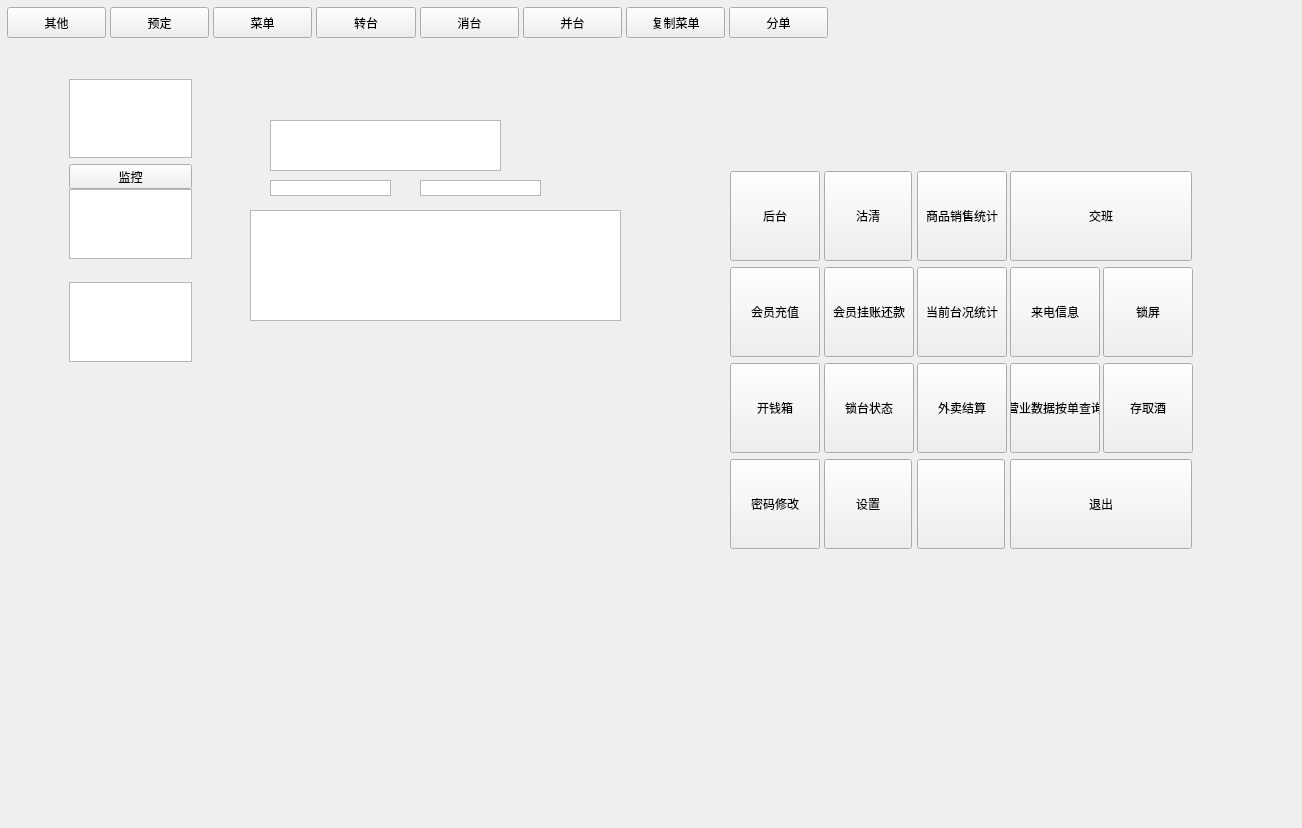
<?xml version="1.0" encoding="UTF-8"?>
<ui version="4.0">
 <class>w_scr_dish_restaurant_dialog</class>
 <widget class="QDialog" name="w_scr_dish_restaurant_dialog">
  <property name="geometry">
   <rect>
    <x>0</x>
    <y>0</y>
    <width>1302</width>
    <height>828</height>
   </rect>
  </property>
  <property name="windowTitle">
   <string>Dialog</string>
  </property>
  <property name="styleSheet">
   <string notr="true"/>
  </property>
  <widget class="lds_roundeddialog_title_frame" name="frame_top">
   <property name="geometry">
    <rect>
     <x>0</x>
     <y>0</y>
     <width>835</width>
     <height>45</height>
    </rect>
   </property>
   <layout class="QHBoxLayout" name="horizontalLayout" stretch="1,1,1,1,1,1,1,1">
    <property name="spacing">
     <number>4</number>
    </property>
    <property name="leftMargin">
     <number>7</number>
    </property>
    <property name="topMargin">
     <number>7</number>
    </property>
    <property name="rightMargin">
     <number>7</number>
    </property>
    <property name="bottomMargin">
     <number>7</number>
    </property>
    <item>
     <widget class="lds_pushbutton_oblique" name="pushButton_set">
      <property name="sizePolicy">
       <sizepolicy hsizetype="Minimum" vsizetype="Expanding">
        <horstretch>0</horstretch>
        <verstretch>0</verstretch>
       </sizepolicy>
      </property>
      <property name="focusPolicy">
       <enum>Qt::NoFocus</enum>
      </property>
      <property name="text">
       <string>其他</string>
      </property>
      <property name="icon">
       <iconset resource="../res.qrc">
        <normaloff>:/image/btn_icon/15.png</normaloff>:/image/btn_icon/15.png</iconset>
      </property>
      <property name="iconSize">
       <size>
        <width>21</width>
        <height>21</height>
       </size>
      </property>
      <property name="outer_stylesheet" stdset="0">
       <string>pushbutton_bottom</string>
      </property>
     </widget>
    </item>
    <item>
     <widget class="QPushButton" name="pushButton_order">
      <property name="sizePolicy">
       <sizepolicy hsizetype="Minimum" vsizetype="Expanding">
        <horstretch>0</horstretch>
        <verstretch>0</verstretch>
       </sizepolicy>
      </property>
      <property name="focusPolicy">
       <enum>Qt::NoFocus</enum>
      </property>
      <property name="text">
       <string>预定</string>
      </property>
      <property name="icon">
       <iconset resource="../res.qrc">
        <normaloff>:/image/59.png</normaloff>:/image/59.png</iconset>
      </property>
      <property name="iconSize">
       <size>
        <width>21</width>
        <height>21</height>
       </size>
      </property>
      <property name="outer_stylesheet" stdset="0">
       <string>pushbutton_bottom</string>
      </property>
     </widget>
    </item>
    <item>
     <widget class="QPushButton" name="pushButton_menu">
      <property name="sizePolicy">
       <sizepolicy hsizetype="Minimum" vsizetype="Expanding">
        <horstretch>0</horstretch>
        <verstretch>0</verstretch>
       </sizepolicy>
      </property>
      <property name="focusPolicy">
       <enum>Qt::NoFocus</enum>
      </property>
      <property name="text">
       <string>菜单</string>
      </property>
      <property name="icon">
       <iconset resource="../res.qrc">
        <normaloff>:/image/btn_icon/2.png</normaloff>:/image/btn_icon/2.png</iconset>
      </property>
      <property name="iconSize">
       <size>
        <width>21</width>
        <height>21</height>
       </size>
      </property>
      <property name="outer_stylesheet" stdset="0">
       <string>pushbutton_bottom</string>
      </property>
     </widget>
    </item>
    <item>
     <widget class="public_pushbuton_likerb_pur_unexclusive" name="pushButton_shift">
      <property name="sizePolicy">
       <sizepolicy hsizetype="Minimum" vsizetype="Expanding">
        <horstretch>0</horstretch>
        <verstretch>0</verstretch>
       </sizepolicy>
      </property>
      <property name="focusPolicy">
       <enum>Qt::NoFocus</enum>
      </property>
      <property name="text">
       <string>转台</string>
      </property>
      <property name="icon">
       <iconset resource="../res.qrc">
        <normaloff>:/image/btn_icon/18.png</normaloff>:/image/btn_icon/18.png</iconset>
      </property>
      <property name="iconSize">
       <size>
        <width>21</width>
        <height>21</height>
       </size>
      </property>
      <property name="outer_stylesheet" stdset="0">
       <string>pushbutton_bottom</string>
      </property>
     </widget>
    </item>
    <item>
     <widget class="public_pushbuton_likerb_pur_unexclusive" name="pushButton_canceltable">
      <property name="sizePolicy">
       <sizepolicy hsizetype="Minimum" vsizetype="Expanding">
        <horstretch>0</horstretch>
        <verstretch>0</verstretch>
       </sizepolicy>
      </property>
      <property name="focusPolicy">
       <enum>Qt::NoFocus</enum>
      </property>
      <property name="text">
       <string>消台</string>
      </property>
      <property name="icon">
       <iconset resource="../res.qrc">
        <normaloff>:/image/btn_icon/21.png</normaloff>:/image/btn_icon/21.png</iconset>
      </property>
      <property name="iconSize">
       <size>
        <width>21</width>
        <height>21</height>
       </size>
      </property>
      <property name="outer_stylesheet" stdset="0">
       <string>pushbutton_bottom</string>
      </property>
     </widget>
    </item>
    <item>
     <widget class="public_pushbuton_likerb_pur_unexclusive" name="pushButton_tableCombine">
      <property name="sizePolicy">
       <sizepolicy hsizetype="Minimum" vsizetype="Expanding">
        <horstretch>0</horstretch>
        <verstretch>0</verstretch>
       </sizepolicy>
      </property>
      <property name="focusPolicy">
       <enum>Qt::NoFocus</enum>
      </property>
      <property name="text">
       <string>并台</string>
      </property>
      <property name="icon">
       <iconset resource="../res.qrc">
        <normaloff>:/image/btn_icon/19.png</normaloff>:/image/btn_icon/19.png</iconset>
      </property>
      <property name="iconSize">
       <size>
        <width>21</width>
        <height>21</height>
       </size>
      </property>
      <property name="outer_stylesheet" stdset="0">
       <string>pushbutton_bottom</string>
      </property>
     </widget>
    </item>
    <item>
     <widget class="public_pushbuton_likerb_pur_unexclusive" name="pushButton_dishcopy">
      <property name="sizePolicy">
       <sizepolicy hsizetype="Minimum" vsizetype="Expanding">
        <horstretch>0</horstretch>
        <verstretch>0</verstretch>
       </sizepolicy>
      </property>
      <property name="focusPolicy">
       <enum>Qt::NoFocus</enum>
      </property>
      <property name="text">
       <string>复制菜单</string>
      </property>
      <property name="icon">
       <iconset resource="../res.qrc">
        <normaloff>:/image/q11.png</normaloff>:/image/q11.png</iconset>
      </property>
      <property name="iconSize">
       <size>
        <width>21</width>
        <height>21</height>
       </size>
      </property>
      <property name="outer_stylesheet" stdset="0">
       <string>pushbutton_bottom</string>
      </property>
     </widget>
    </item>
    <item>
     <widget class="public_pushbuton_likerb_pur_unexclusive" name="pushButton_div">
      <property name="sizePolicy">
       <sizepolicy hsizetype="Minimum" vsizetype="Expanding">
        <horstretch>0</horstretch>
        <verstretch>0</verstretch>
       </sizepolicy>
      </property>
      <property name="focusPolicy">
       <enum>Qt::NoFocus</enum>
      </property>
      <property name="text">
       <string>分单</string>
      </property>
      <property name="icon">
       <iconset resource="../res.qrc">
        <normaloff>:/image/q10.png</normaloff>:/image/q10.png</iconset>
      </property>
      <property name="iconSize">
       <size>
        <width>21</width>
        <height>21</height>
       </size>
      </property>
      <property name="outer_stylesheet" stdset="0">
       <string>pushbutton_bottom</string>
      </property>
     </widget>
    </item>
   </layout>
  </widget>
  <widget class="QFrame" name="frame_view_table">
   <property name="geometry">
    <rect>
     <x>240</x>
     <y>90</y>
     <width>391</width>
     <height>241</height>
    </rect>
   </property>
   <property name="outer_stylesheet" stdset="0">
    <string>frame_backview</string>
   </property>
   <widget class="table_management_graphicsview" name="graphicsView">
    <property name="geometry">
     <rect>
      <x>10</x>
      <y>120</y>
      <width>371</width>
      <height>111</height>
     </rect>
    </property>
   </widget>
   <widget class="restaurantTableView" name="tableView_ch_tableno">
    <property name="geometry">
     <rect>
      <x>30</x>
      <y>30</y>
      <width>231</width>
      <height>51</height>
     </rect>
    </property>
   </widget>
   <widget class="lds_tableView" name="tableView_list_table">
    <property name="geometry">
     <rect>
      <x>30</x>
      <y>90</y>
      <width>121</width>
      <height>16</height>
     </rect>
    </property>
   </widget>
   <widget class="lds_tableView" name="tableView_list_dish">
    <property name="geometry">
     <rect>
      <x>180</x>
      <y>90</y>
      <width>121</width>
      <height>16</height>
     </rect>
    </property>
   </widget>
  </widget>
  <widget class="QFrame" name="frame_manager_view">
   <property name="geometry">
    <rect>
     <x>720</x>
     <y>160</y>
     <width>481</width>
     <height>401</height>
    </rect>
   </property>
   <layout class="QGridLayout" name="gridLayout">
    <property name="leftMargin">
     <number>10</number>
    </property>
    <property name="topMargin">
     <number>10</number>
    </property>
    <property name="rightMargin">
     <number>10</number>
    </property>
    <property name="bottomMargin">
     <number>10</number>
    </property>
    <property name="spacing">
     <number>5</number>
    </property>
    <item row="0" column="1">
     <widget class="lds_pushbutton_wrap" name="pushButton_guqing_report">
      <property name="maximumSize">
       <size>
        <width>90</width>
        <height>90</height>
       </size>
      </property>
      <property name="focusPolicy">
       <enum>Qt::NoFocus</enum>
      </property>
      <property name="text">
       <string>沽清</string>
      </property>
      <property name="outer_stylesheet" stdset="0">
       <string>pushbutton_type</string>
      </property>
     </widget>
    </item>
    <item row="1" column="4">
     <widget class="lds_pushbutton_wrap" name="pushButton_tel_coming">
      <property name="minimumSize">
       <size>
        <width>90</width>
        <height>90</height>
       </size>
      </property>
      <property name="maximumSize">
       <size>
        <width>90</width>
        <height>90</height>
       </size>
      </property>
      <property name="focusPolicy">
       <enum>Qt::NoFocus</enum>
      </property>
      <property name="text">
       <string>来电信息</string>
      </property>
      <property name="outer_stylesheet" stdset="0">
       <string>pushbutton_type</string>
      </property>
     </widget>
    </item>
    <item row="0" column="3">
     <widget class="lds_pushbutton_wrap" name="pushButton_business_status">
      <property name="minimumSize">
       <size>
        <width>90</width>
        <height>90</height>
       </size>
      </property>
      <property name="maximumSize">
       <size>
        <width>90</width>
        <height>90</height>
       </size>
      </property>
      <property name="focusPolicy">
       <enum>Qt::NoFocus</enum>
      </property>
      <property name="text">
       <string>商品销售统计</string>
      </property>
      <property name="outer_stylesheet" stdset="0">
       <string>pushbutton_type</string>
      </property>
     </widget>
    </item>
    <item row="2" column="0">
     <widget class="lds_pushbutton_wrap" name="pushButton_open">
      <property name="minimumSize">
       <size>
        <width>90</width>
        <height>90</height>
       </size>
      </property>
      <property name="maximumSize">
       <size>
        <width>90</width>
        <height>90</height>
       </size>
      </property>
      <property name="focusPolicy">
       <enum>Qt::NoFocus</enum>
      </property>
      <property name="text">
       <string>开钱箱</string>
      </property>
      <property name="iconSize">
       <size>
        <width>21</width>
        <height>21</height>
       </size>
      </property>
      <property name="outer_stylesheet" stdset="0">
       <string>pushbutton_type</string>
      </property>
     </widget>
    </item>
    <item row="2" column="1">
     <widget class="lds_pushbutton_wrap" name="pushButton_lockstate">
      <property name="minimumSize">
       <size>
        <width>90</width>
        <height>90</height>
       </size>
      </property>
      <property name="maximumSize">
       <size>
        <width>90</width>
        <height>90</height>
       </size>
      </property>
      <property name="focusPolicy">
       <enum>Qt::NoFocus</enum>
      </property>
      <property name="text">
       <string>锁台状态</string>
      </property>
      <property name="outer_stylesheet" stdset="0">
       <string>pushbutton_type</string>
      </property>
     </widget>
    </item>
    <item row="2" column="3">
     <widget class="lds_pushbutton_wrap" name="pushButton_waimaipay">
      <property name="minimumSize">
       <size>
        <width>90</width>
        <height>90</height>
       </size>
      </property>
      <property name="maximumSize">
       <size>
        <width>90</width>
        <height>90</height>
       </size>
      </property>
      <property name="focusPolicy">
       <enum>Qt::NoFocus</enum>
      </property>
      <property name="text">
       <string>外卖结算</string>
      </property>
      <property name="outer_stylesheet" stdset="0">
       <string>pushbutton_type</string>
      </property>
     </widget>
    </item>
    <item row="2" column="4">
     <widget class="lds_pushbutton_wrap" name="pushButton_businessdata_query">
      <property name="minimumSize">
       <size>
        <width>90</width>
        <height>90</height>
       </size>
      </property>
      <property name="maximumSize">
       <size>
        <width>90</width>
        <height>90</height>
       </size>
      </property>
      <property name="focusPolicy">
       <enum>Qt::NoFocus</enum>
      </property>
      <property name="text">
       <string>营业数据按单查询</string>
      </property>
      <property name="outer_stylesheet" stdset="0">
       <string>pushbutton_type</string>
      </property>
     </widget>
    </item>
    <item row="4" column="1">
     <widget class="lds_pushbutton_wrap" name="pushButton_parameter">
      <property name="minimumSize">
       <size>
        <width>0</width>
        <height>90</height>
       </size>
      </property>
      <property name="maximumSize">
       <size>
        <width>90</width>
        <height>90</height>
       </size>
      </property>
      <property name="focusPolicy">
       <enum>Qt::NoFocus</enum>
      </property>
      <property name="text">
       <string>设置</string>
      </property>
      <property name="outer_stylesheet" stdset="0">
       <string>pushbutton_type</string>
      </property>
     </widget>
    </item>
    <item row="4" column="0">
     <widget class="lds_pushbutton_wrap" name="pushButton_pwdchange">
      <property name="minimumSize">
       <size>
        <width>90</width>
        <height>90</height>
       </size>
      </property>
      <property name="maximumSize">
       <size>
        <width>90</width>
        <height>90</height>
       </size>
      </property>
      <property name="focusPolicy">
       <enum>Qt::NoFocus</enum>
      </property>
      <property name="text">
       <string>密码修改</string>
      </property>
      <property name="outer_stylesheet" stdset="0">
       <string>pushbutton_type</string>
      </property>
     </widget>
    </item>
    <item row="0" column="0">
     <widget class="lds_pushbutton_wrap" name="pushButton_switchback">
      <property name="minimumSize">
       <size>
        <width>90</width>
        <height>90</height>
       </size>
      </property>
      <property name="maximumSize">
       <size>
        <width>90</width>
        <height>90</height>
       </size>
      </property>
      <property name="focusPolicy">
       <enum>Qt::NoFocus</enum>
      </property>
      <property name="text">
       <string>后台</string>
      </property>
      <property name="outer_stylesheet" stdset="0">
       <string>pushbutton_type</string>
      </property>
     </widget>
    </item>
    <item row="1" column="1">
     <widget class="lds_pushbutton_wrap" name="pushButton_mhangpay">
      <property name="minimumSize">
       <size>
        <width>90</width>
        <height>90</height>
       </size>
      </property>
      <property name="maximumSize">
       <size>
        <width>90</width>
        <height>90</height>
       </size>
      </property>
      <property name="focusPolicy">
       <enum>Qt::NoFocus</enum>
      </property>
      <property name="text">
       <string>会员挂账还款</string>
      </property>
      <property name="outer_stylesheet" stdset="0">
       <string>pushbutton_type</string>
      </property>
     </widget>
    </item>
    <item row="4" column="3">
     <widget class="btnlanguageswicth" name="pushButton_language">
      <property name="minimumSize">
       <size>
        <width>0</width>
        <height>90</height>
       </size>
      </property>
      <property name="maximumSize">
       <size>
        <width>90</width>
        <height>90</height>
       </size>
      </property>
      <property name="focusPolicy">
       <enum>Qt::NoFocus</enum>
      </property>
      <property name="text">
       <string/>
      </property>
      <property name="outer_stylesheet" stdset="0">
       <string>pushbutton_type</string>
      </property>
     </widget>
    </item>
    <item row="1" column="3">
     <widget class="lds_pushbutton_wrap" name="pushButton_curtable_status">
      <property name="minimumSize">
       <size>
        <width>90</width>
        <height>90</height>
       </size>
      </property>
      <property name="maximumSize">
       <size>
        <width>90</width>
        <height>90</height>
       </size>
      </property>
      <property name="focusPolicy">
       <enum>Qt::NoFocus</enum>
      </property>
      <property name="text">
       <string>当前台况统计</string>
      </property>
      <property name="outer_stylesheet" stdset="0">
       <string>pushbutton_type</string>
      </property>
     </widget>
    </item>
    <item row="1" column="0">
     <widget class="lds_pushbutton_wrap" name="pushButton_mrecharge">
      <property name="minimumSize">
       <size>
        <width>90</width>
        <height>90</height>
       </size>
      </property>
      <property name="maximumSize">
       <size>
        <width>90</width>
        <height>90</height>
       </size>
      </property>
      <property name="focusPolicy">
       <enum>Qt::NoFocus</enum>
      </property>
      <property name="text">
       <string>会员充值</string>
      </property>
      <property name="outer_stylesheet" stdset="0">
       <string>pushbutton_type</string>
      </property>
     </widget>
    </item>
    <item row="1" column="5">
     <widget class="lds_pushbutton_wrap" name="pushButton_lockscreen">
      <property name="minimumSize">
       <size>
        <width>90</width>
        <height>90</height>
       </size>
      </property>
      <property name="maximumSize">
       <size>
        <width>90</width>
        <height>90</height>
       </size>
      </property>
      <property name="focusPolicy">
       <enum>Qt::NoFocus</enum>
      </property>
      <property name="text">
       <string>锁屏</string>
      </property>
      <property name="outer_stylesheet" stdset="0">
       <string>pushbutton_type</string>
      </property>
     </widget>
    </item>
    <item row="2" column="5">
     <widget class="lds_pushbutton_wrap" name="pushButton_wine">
      <property name="minimumSize">
       <size>
        <width>90</width>
        <height>90</height>
       </size>
      </property>
      <property name="maximumSize">
       <size>
        <width>90</width>
        <height>90</height>
       </size>
      </property>
      <property name="focusPolicy">
       <enum>Qt::NoFocus</enum>
      </property>
      <property name="text">
       <string>存取酒</string>
      </property>
      <property name="outer_stylesheet" stdset="0">
       <string>pushbutton_type</string>
      </property>
     </widget>
    </item>
    <item row="4" column="4" colspan="2">
     <widget class="lds_pushbutton_wrap" name="pushButton_exit">
      <property name="sizePolicy">
       <sizepolicy hsizetype="Minimum" vsizetype="Ignored">
        <horstretch>0</horstretch>
        <verstretch>0</verstretch>
       </sizepolicy>
      </property>
      <property name="focusPolicy">
       <enum>Qt::NoFocus</enum>
      </property>
      <property name="text">
       <string>退出</string>
      </property>
      <property name="outer_stylesheet" stdset="0">
       <string>pushbutton_type</string>
      </property>
     </widget>
    </item>
    <item row="0" column="4" colspan="2">
     <widget class="lds_pushbutton_wrap" name="pushButton_switch">
      <property name="minimumSize">
       <size>
        <width>90</width>
        <height>90</height>
       </size>
      </property>
      <property name="maximumSize">
       <size>
        <width>16777215</width>
        <height>90</height>
       </size>
      </property>
      <property name="focusPolicy">
       <enum>Qt::NoFocus</enum>
      </property>
      <property name="text">
       <string>交班</string>
      </property>
      <property name="outer_stylesheet" stdset="0">
       <string>pushbutton_type</string>
      </property>
     </widget>
    </item>
   </layout>
  </widget>
  <widget class="QFrame" name="frame_area">
   <property name="geometry">
    <rect>
     <x>60</x>
     <y>70</y>
     <width>141</width>
     <height>301</height>
    </rect>
   </property>
   <layout class="QVBoxLayout" name="verticalLayout_3" stretch="0,1,0,0,0,0">
    <item>
     <widget class="ftableview" name="tableView_ch_areano">
      <property name="outer_stylesheet" stdset="0">
       <string>tableView_type</string>
      </property>
     </widget>
    </item>
    <item>
     <layout class="QVBoxLayout" name="verticalLayout_2">
      <property name="spacing">
       <number>0</number>
      </property>
      <item>
       <widget class="public_pushbuton_rt_check" name="pushButton_print_state_hheader">
        <property name="minimumSize">
         <size>
          <width>0</width>
          <height>25</height>
         </size>
        </property>
        <property name="maximumSize">
         <size>
          <width>16777215</width>
          <height>25</height>
         </size>
        </property>
        <property name="focusPolicy">
         <enum>Qt::NoFocus</enum>
        </property>
        <property name="text">
         <string>监控</string>
        </property>
        <property name="outer_stylesheet" stdset="0">
         <string>pushbutton_bottom</string>
        </property>
       </widget>
      </item>
      <item>
       <widget class="QTableView" name="tableView_print_state"/>
      </item>
     </layout>
    </item>
    <item>
     <spacer name="verticalSpacer">
      <property name="orientation">
       <enum>Qt::Vertical</enum>
      </property>
      <property name="sizeHint" stdset="0">
       <size>
        <width>20</width>
        <height>40</height>
       </size>
      </property>
     </spacer>
    </item>
    <item>
     <widget class="QWidget" name="widget_switch" native="true">
      <property name="maximumSize">
       <size>
        <width>16777215</width>
        <height>29</height>
       </size>
      </property>
      <widget class="public_pushbuton_likerb_pur" name="pushButton_table">
       <property name="geometry">
        <rect>
         <x>1</x>
         <y>1</y>
         <width>20</width>
         <height>27</height>
        </rect>
       </property>
       <property name="sizePolicy">
        <sizepolicy hsizetype="Ignored" vsizetype="Fixed">
         <horstretch>0</horstretch>
         <verstretch>0</verstretch>
        </sizepolicy>
       </property>
       <property name="text">
        <string/>
       </property>
       <property name="outer_stylesheet" stdset="0">
        <string>pushbutton_bottom</string>
       </property>
      </widget>
      <widget class="public_pushbuton_likerb_pur" name="pushButton_list">
       <property name="geometry">
        <rect>
         <x>30</x>
         <y>1</y>
         <width>20</width>
         <height>27</height>
        </rect>
       </property>
       <property name="sizePolicy">
        <sizepolicy hsizetype="Ignored" vsizetype="Fixed">
         <horstretch>0</horstretch>
         <verstretch>0</verstretch>
        </sizepolicy>
       </property>
       <property name="text">
        <string/>
       </property>
       <property name="outer_stylesheet" stdset="0">
        <string>pushbutton_bottom</string>
       </property>
      </widget>
      <widget class="public_pushbuton_likerb_pur" name="pushButton_map">
       <property name="geometry">
        <rect>
         <x>60</x>
         <y>1</y>
         <width>20</width>
         <height>27</height>
        </rect>
       </property>
       <property name="sizePolicy">
        <sizepolicy hsizetype="Ignored" vsizetype="Fixed">
         <horstretch>0</horstretch>
         <verstretch>0</verstretch>
        </sizepolicy>
       </property>
       <property name="text">
        <string/>
       </property>
       <property name="outer_stylesheet" stdset="0">
        <string>pushbutton_bottom</string>
       </property>
      </widget>
      <widget class="QPushButton" name="pushButton_map_model_edit_and_save">
       <property name="geometry">
        <rect>
         <x>90</x>
         <y>0</y>
         <width>16</width>
         <height>27</height>
        </rect>
       </property>
       <property name="sizePolicy">
        <sizepolicy hsizetype="Ignored" vsizetype="Fixed">
         <horstretch>0</horstretch>
         <verstretch>0</verstretch>
        </sizepolicy>
       </property>
       <property name="text">
        <string/>
       </property>
       <property name="outer_stylesheet" stdset="0">
        <string>pushbutton_bottom</string>
       </property>
      </widget>
     </widget>
    </item>
    <item>
     <widget class="lds_widgetgoing" name="widget_going" native="true">
      <property name="minimumSize">
       <size>
        <width>0</width>
        <height>5</height>
       </size>
      </property>
     </widget>
    </item>
    <item>
     <widget class="QTableView" name="tableView_3"/>
    </item>
   </layout>
  </widget>
  <zorder>frame_area</zorder>
  <zorder>frame_manager_view</zorder>
  <zorder>frame_view_table</zorder>
  <zorder>frame_top</zorder>
 </widget>
 <customwidgets>
  <customwidget>
   <class>ftableview</class>
   <extends>QTableView</extends>
   <header>ftableview.h</header>
  </customwidget>
  <customwidget>
   <class>btnlanguageswicth</class>
   <extends>QPushButton</extends>
   <header>btnlanguageswicth.h</header>
  </customwidget>
  <customwidget>
   <class>lds_roundeddialog_title_frame</class>
   <extends>QFrame</extends>
   <header>lds_roundeddialog_title_frame.h</header>
   <container>1</container>
  </customwidget>
  <customwidget>
   <class>lds_pushbutton_wrap</class>
   <extends>QPushButton</extends>
   <header>lds_pushbutton_wrap.h</header>
  </customwidget>
  <customwidget>
   <class>lds_pushbutton_oblique</class>
   <extends>QPushButton</extends>
   <header>lds_pushbutton_oblique.h</header>
  </customwidget>
  <customwidget>
   <class>lds_tableView</class>
   <extends>QTableView</extends>
   <header>lds_tableview.h</header>
  </customwidget>
  <customwidget>
   <class>public_pushbuton_rt_check</class>
   <extends>QPushButton</extends>
   <header>public_pushbuton_rt_check.h</header>
  </customwidget>
  <customwidget>
   <class>public_pushbuton_likerb_pur</class>
   <extends>QPushButton</extends>
   <header>public_pushbuton_likerb_pur.h</header>
  </customwidget>
  <customwidget>
   <class>restaurantTableView</class>
   <extends>QTableView</extends>
   <header>restauranttableview.h</header>
  </customwidget>
  <customwidget>
   <class>lds_widgetgoing</class>
   <extends>QWidget</extends>
   <header>lds_widgetgoing.h</header>
   <container>1</container>
  </customwidget>
  <customwidget>
   <class>table_management_graphicsview</class>
   <extends>QGraphicsView</extends>
   <header>table_management_graphicsview.h</header>
  </customwidget>
  <customwidget>
   <class>public_pushbuton_likerb_pur_unexclusive</class>
   <extends>QPushButton</extends>
   <header>public_pushbuton_likerb_pur.h</header>
  </customwidget>
 </customwidgets>
 <resources>
  <include location="../res.qrc"/>
 </resources>
 <connections/>
</ui>
